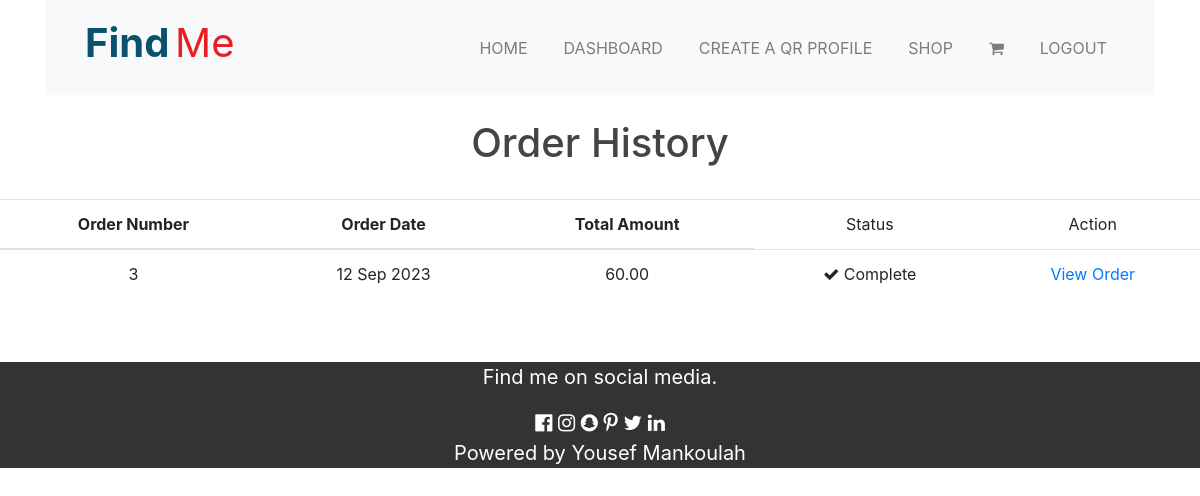
/order/history/ (signed in), run on an earlier commit of the app's database.
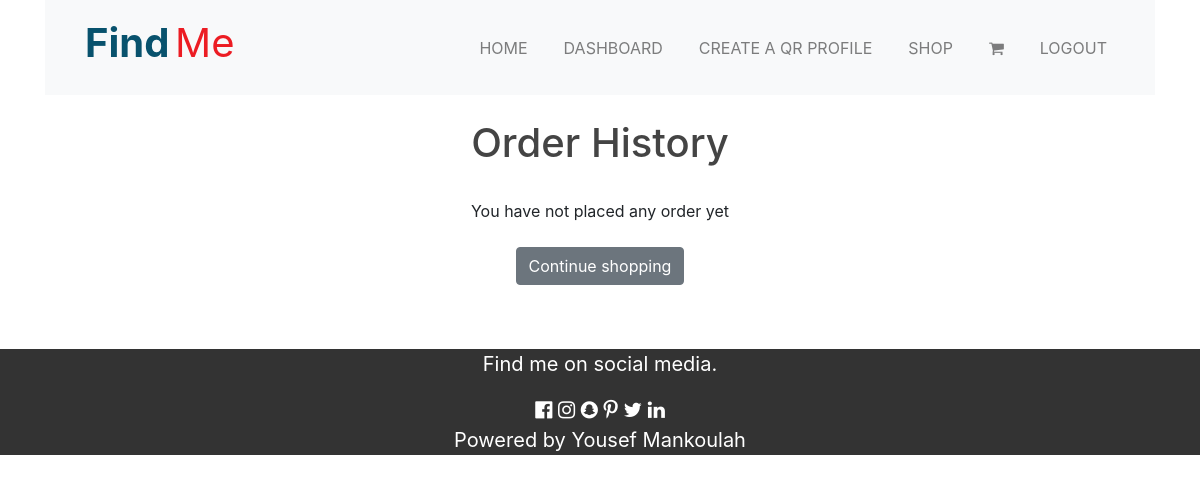
And on a later commit of the database.
### order/models.py (models this page shows, shortened)
class Order(models.Model):
    token = models.CharField(max_length=250, blank=True)
    total = models.DecimalField(max_digits=10, decimal_places=2, verbose_name='USD Order Total')
    emailAddress = models.EmailField(max_length=250, blank=True, verbose_name='Email Address')
    created = models.DateTimeField(auto_now_add=True)
    billingName = models.CharField(max_length=250, blank=True)
    billingAddress1 = models.CharField(max_length=250, blank=True)
    billingCity = models.CharField(max_length=250, blank=True)
    billingPostcode = models.CharField(max_length=10, blank=True)
    billingCountry = models.CharField(max_length=200, blank=True)
    shippingName = models.CharField(max_length=250, blank=True)
    shippingAddress1 = models.CharField(max_length=250, blank=True)
    shippingCity = models.CharField(max_length=250, blank=True)
    shippingPostcode = models.CharField(max_length=10, blank=True)
    shippingCountry = models.CharField(max_length=200, blank=True)
    class Meta:
        db_table = 'Order'
        ordering = ['-created']

### order/views.py (the view)
# urls.py: path('history/', views.orderHistory, name='order_history'),
@login_required()
def orderHistory(request):
    if request.user.is_authenticated:
        email = str(request.user.email)
        order_details = Order.objects.filter(emailAddress=email)
    return render(request, 'order/orders_list.html', {'order_details': order_details})

### order/templates/order/orders_list.html
{% extends "base.html" %}
{% load static %}
{% block content %}
    <div>
        <div class="text-center"><br>
            <h1 class="text-center my-title">
                Order History
            </h1><br>
            {% if order_details %}
            <table class="table table-stripped">
                <thead>
                <tr>
                    <th>Order Number</th>
                    <th>Order Date</th>
                    <th>Total Amount</th>
                    <td>Status</td>
                    <td>Action</td>
                </tr>
                </thead>
                <tbody>
                    {% for order in order_details %}
                        <tr>
                            <td>{{order.id}}</td>
                            <td>{{ order.created|date:"d M Y" }}</td>
                            <td>{{order.total}}</td>
                            <td><i class="fa fa-check"></i>&nbsp;Complete</td>
                            <td><a href="{% url 'order_detail' order.id %}">View Order</a></td>
                        </tr>
                    {% endfor %}
                </tbody>
            </table>
            {% else %}
                <p>You have not placed any order yet <br><br><a href="{% url 'home' %}" class="btn btn-secondary">Continue shopping</a></p>
            {% endif %}
        </div>
    </div>
<br><br>
{% endblock %}

What changed in the data, as far as the page shows it:
removed Order: id "3", created "12 Sep 2023", total "60.00"
Also different on the page:
text no longer shown: "Order Number Order Date Total Amount Status Action"
text now shown: "You have not placed any order yet Continue shopping"
